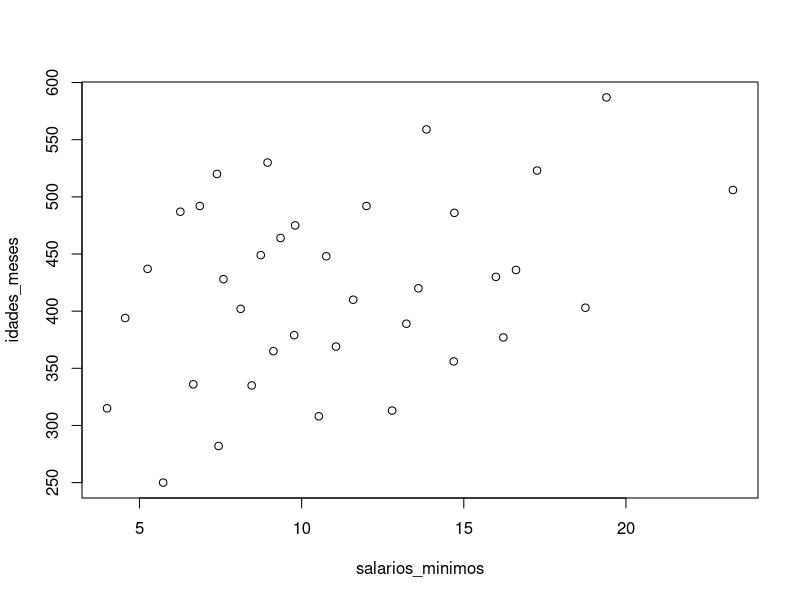

R code for this plot:
# Primeira questao

nivel = 0.05

array_freq_esperadas <- c(dbinom(0, 4, 2/5), dbinom(1, 4, 2/5), dbinom(2, 4, 2/5), dbinom(3, 4, 2/5), dbinom(4, 4, 2/5))

resultados_calculados <- c()

for (i in 1:5) {
  resultados_calculados[i] <- array_freq_esperadas[i] * 625
}

cal_qui_quadrado <- function(observado, esperado) {
  return (((observado - esperado) ^ 2) / esperado)
}

resultados_qui_quadrado <- c()

array_freq_obervadas <- c(72, 204, 228, 101, 20)

for( i in 1:5) {
  
  resultados_qui_quadrado[i] <-  cal_qui_quadrado(array_freq_obervadas[i],resultados_calculados[i])
  
}

soma_qui_quadrado_geral <- sum(resultados_qui_quadrado)

calculo_probabilidade2 <- pchisq(3, soma_qui_quadrado_geral, lower.tail = FALSE, log.p = FALSE)

# Questao 02
#letra B

valores_esperados <- c((11 * 12) / 36, (11 * 18) / 36, 
                     (11 * 6) / 36, (12 * 12) /36, (12 * 18) / 36, 
                     (12 * 6) / 36, (13 * 12) / 36, (13 * 18) / 36, 
                     (13 * 6) / 36)

valores_observados = c(4,5,2,3,7,2,5,6,2)

k = 9
somatorio = 0
for (i in 1:k) {
  somatorio <- somatorio + ((valores_observados[i] - valores_esperados[i])**2) / valores_esperados[i]
}

calculo_probabilidade2 <- pchisq(4, somatorio, lower.tail = FALSE, log.p = FALSE)

#D

vals_esperados <- c(16 * 12 / 36, 16 * 18 / 36, 16 * 6 / 36, 
                    20 * 12 / 36, 20 * 18/ 36, 20 * 6  / 36)

valores_observados = c(7,6,3,5,12,3)

somatorio = 0
for (i in 1:6) {
  somatorio = somatorio + ((valores_observados[i] - vals_esperados[i]) ** 2) / vals_esperados[i]
}

calculo_probabilidade3 <- pchisq(2, somatorio, lower.tail = FALSE, log.p = FALSE)


# letra e

salarios_minimos = c(4.0, 4.56, 5.25, 5.73, 
                     6.26, 6.66, 6.86, 7.39, 
                     7.59, 7.44, 8.12, 8.46, 
                     8.74, 8.95,9.13,9.35, 
                     9.77, 9.8, 10.53, 10.76,
                     11.06,11.59, 12.0,12.79,
                     13.23, 13.6, 13.85, 14.69, 
                     14.71, 15.99, 16.22, 16.61,
                     17.26, 18.75, 19.4, 23.3)

idades_meses = c(315,394,437,250,487,336,492,
                 520,428,282,402,335,449,530,
                 365,464,379,475,308,448,369,
                 410,492,313,389,420,559,356,
                 486,430,377,436,523,403,587,506)

plot(salarios_minimos, idades_meses)

a = cor(salarios_minimos, idades_meses)

b = a * sqrt( 34 / (1 - a ^ 2))
